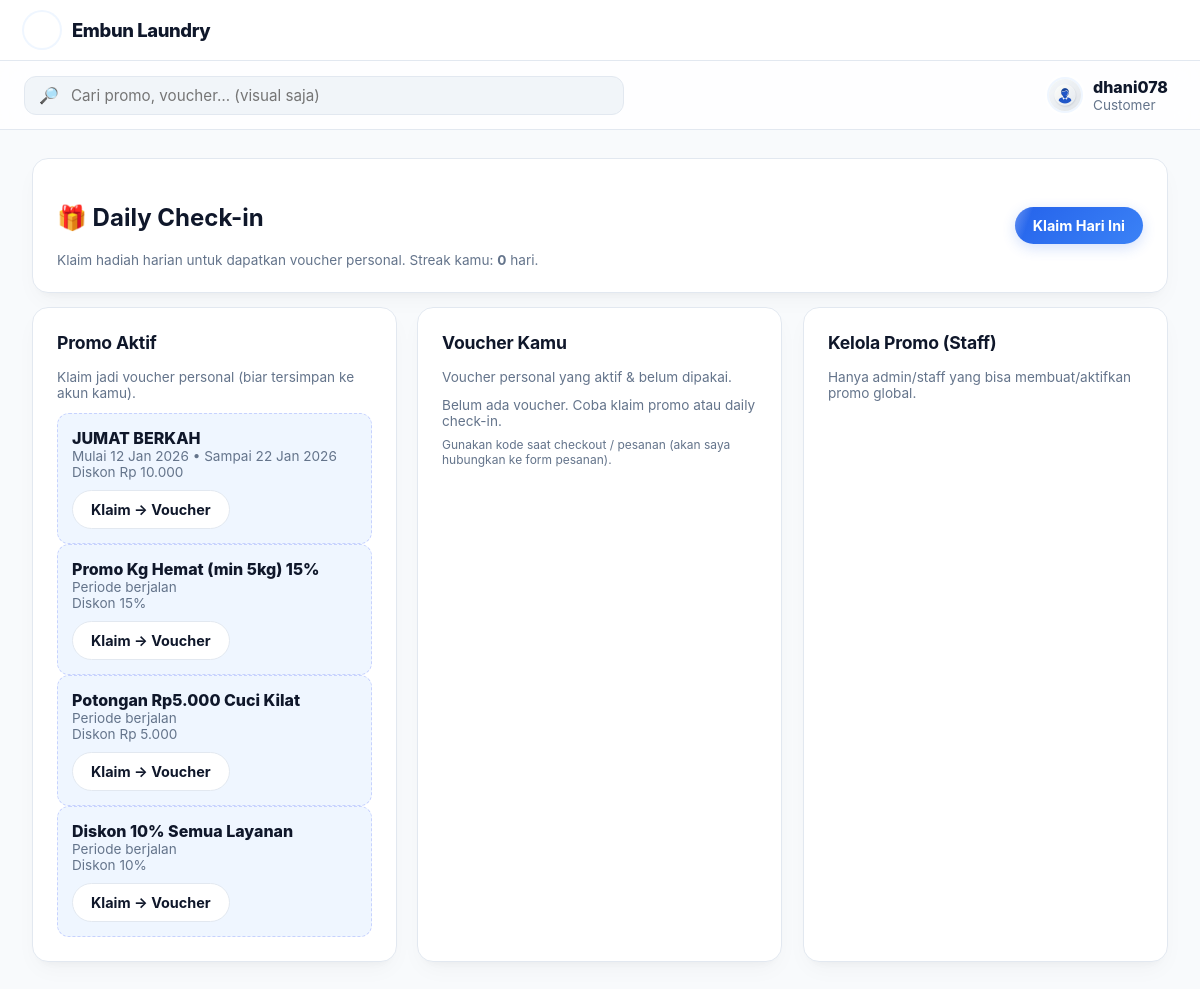
Page /promo.php (signed in) on the committed database.
### tables this page shows
CREATE TABLE `promos` (
  `id` int(11) NOT NULL,
  `name` varchar(120) NOT NULL,
  `type` enum('percent','fixed') NOT NULL DEFAULT 'percent',
  `value` int(11) NOT NULL DEFAULT 0,
  `service_id` int(11) DEFAULT NULL,
  `min_kg` int(11) NOT NULL DEFAULT 0,
  `is_active` tinyint(1) NOT NULL DEFAULT 1,
  `start_at` datetime DEFAULT NULL,
  `end_at` datetime DEFAULT NULL,
  `created_at` datetime NOT NULL DEFAULT current_timestamp()
);

### config.php (called while the page is built, shortened)
<?php
if (!function_exists('h')) {
  function h($s) { return htmlspecialchars($s ?? '', ENT_QUOTES, 'UTF-8'); }
}
if (!function_exists('rupiah')) {
  function rupiah($angka) { return 'Rp ' . number_format((float)$angka, 0, ',', '.'); }
}

### promo.php (the view, shortened to what this page needs)
<?php
require_once __DIR__ . '/config.php';
if (!function_exists('avatar_url_dash')) {
  function avatar_url_dash($uid){
    $base = 'uploads/avatars';
    foreach (['jpg','jpeg','png','webp'] as $ext){
      $p = __DIR__ . "/$base/$uid.$ext";
    }
    return 'img/avatar-placeholder.png';
  }
}
$AVATAR = avatar_url_dash((int)($_SESSION['user_id'] ?? 0));
$role       = $_SESSION['user_role'] ?? 'Customer';
$isStaff    = in_array($role, ['Admin','Owner','Staff'], true);
$userId     = (int)($_SESSION['user_id'] ?? 0);
$promosCols = [];
$hasPromos  = false;
if ($res=$mysqli->query("SHOW TABLES LIKE 'promos'")) {
  $hasPromos = $res->num_rows>0; $res->close();
}
if ($hasPromos) {
  if ($cr=$mysqli->query("SHOW COLUMNS FROM promos")){
    while($c=$cr->fetch_assoc()){ $promosCols[$c['Field']]=true; }
  }
}
$promos=[];
if ($hasPromos){
  $fields = [
    "id","name",
    (isset($promosCols['type'])  ? "type"  : "'flat' AS type"),
    (isset($promosCols['value']) ? "value" : "0 AS value"),
    (isset($promosCols['min_spend'])    ? "min_spend"    : "0 AS min_spend"),
    (isset($promosCols['max_discount']) ? "max_discount" : "0 AS max_discount"),
    (isset($promosCols['start_at'])     ? "start_at"     : "NULL AS start_at"),
    (isset($promosCols['end_at'])       ? "end_at"       : "NULL AS end_at"),
    (isset($promosCols['is_active'])    ? "is_active"    : "1 AS is_active"),
    (isset($promosCols['description'])  ? "description"  : "NULL AS description")
  ];
  $sql = "SELECT ".implode(',',$fields)." FROM promos";
  if (isset($promosCols['is_active'])) $sql .= " WHERE is_active=1";
  $sql .= " ORDER BY id DESC LIMIT 100";
  if ($rp=$mysqli->query($sql)) { while($r=$rp->fetch_assoc()) $promos[]=$r; $rp->close(); }
}
$today = (new DateTime('today'))->format('Y-m-d');
$st=$mysqli->prepare("SELECT 1 FROM daily_checkins WHERE user_id=? AND day=?");
$st->bind_param('is',$userId,$today); $st->execute(); $st->store_result(); $alreadyClaimed = $st->num_rows>0; $st->close();
$streak = 0;
$myVouchers=[];
?>
<!doctype html>
<html lang="id">
<head>
<link rel="stylesheet" href="assets/style.css"/>
</head>
<body>
<div class="wrap">
  <aside class="sidebar">
    <div>
      <div class="brand">
        <img src="img/Logo.png" alt="Embun Laundry" class="logo-img" width="36" height="36" decoding="async" fetchpriority="high"/>
        <div class="name">Embun Laundry</div>
      </div>
    </div>
  </aside>
  <section class="main">
    <div class="topbar">
      <div class="topbar-inner">
        <div class="search">🔎 <input type="text" placeholder="Cari promo, voucher… (visual saja)" disabled></div>
        <div class="user" id="userArea">
          <img src="<?= h($AVATAR) ?>" alt="Avatar" class="avatar-img" id="userMenuBtn" width="34" height="34" loading="lazy"/>
          <div>
            <div style="font-weight:800"><?= h($_SESSION['user_name']) ?></div>
            <div class="sub"><?= h($_SESSION['user_role']) ?></div>
          </div>
        </div>
      </div>
    </div>
    <div class="content">
      <div class="card hero">
        <div style="display:flex;justify-content:space-between;align-items:center;gap:12px;flex-wrap:wrap">
          <div>
            <h2>🎁 Daily Check-in</h2>
            <div class="sub">Klaim hadiah harian untuk dapatkan voucher personal. Streak kamu: <strong><?= (int)$streak ?></strong> hari.</div>
          </div>
          <form method="post">
            <button class="btn btn-primary" <?= $alreadyClaimed?'disabled':'' ?>><?= $alreadyClaimed?'Sudah diklaim':'Klaim Hari Ini' ?></button>
          </form>
        </div>
      </div>
      <div class="grid cards" style="margin-top:14px">
        <div class="card">
          <h3>Promo Aktif</h3>
          <div class="sub" style="margin:6px 0 12px">Klaim jadi voucher personal (biar tersimpan ke akun kamu).</div>
          <?php if(!$promos): ?>
            <div class="sub">Belum ada promo aktif.</div>
          <?php else: ?>
            <div class="vlist">
              <?php foreach($promos as $p):
                $type = strtolower($p['type']??'flat');
                $vTxt = $type==='percent' ? (int)$p['value'].'%' : rupiah((int)$p['value']);
                $desc = $p['description'] ?? '';
                $period = [];
                if (!empty($p['start_at'])) $period[]='Mulai '.date('d M Y', strtotime($p['start_at']));
                if (!empty($p['end_at']))   $period[]='Sampai '.date('d M Y', strtotime($p['end_at']));
                $periodTxt = $period ? implode(' • ', $period) : 'Periode berjalan';
              ?>
              <div class="voucher">
                <div style="display:flex;justify-content:space-between;gap:10px;align-items:center;flex-wrap:wrap">
                  <div>
                    <div style="font-weight:800"><?= h($p['name']) ?></div>
                    <div class="sub"><?= h($periodTxt) ?><?= $p['min_spend']? ' • Min. '.rupiah((int)$p['min_spend']):'' ?></div>
                    <div class="sub"><?= $desc ? h($desc) : 'Diskon '.h($vTxt) ?></div>
                  </div>
                  <form method="post">
                    <button class="btn">Klaim → Voucher</button>
                  </form>
                </div>
              </div>
              <?php endforeach; ?>
            </div>
          <?php endif; ?>
        </div>
        <div class="card">
          <h3>Voucher Kamu</h3>
          <div class="sub" style="margin:6px 0 12px">Voucher personal yang aktif & belum dipakai.</div>
          <?php if(!$myVouchers): ?>
            <div class="sub">Belum ada voucher. Coba klaim promo atau daily check-in.</div>
          <?php endif; ?>
          <div class="note" style="margin-top:8px">Gunakan kode saat checkout / pesanan (akan saya hubungkan ke form pesanan).</div>
        </div>
        <div class="card">
          <h3>Kelola Promo (Staff)</h3>
          <?php if(!$isStaff): ?>
            <div class="sub">Hanya admin/staff yang bisa membuat/aktifkan promo global.</div>
          <?php elseif(!$hasPromos): ?>
            <div class="sub">Tabel <strong>promos</strong> belum tersedia, atau skemanya berbeda. Buat tabel dulu, lalu refresh.</div>
          <?php endif; ?>
        </div>
      </div>
    </div>
  </section>
</div>
</body>
</html>

### rows in the picture
promos: name "JUMAT BERKAH", periodTxt "Mulai 12 Jan 2026 • Sampai 22 Jan 2026", vTxt "Rp 10.000"
promos: name "Promo Kg Hemat (min 5kg) 15%", periodTxt "Periode berjalan", vTxt "15%"
promos: name "Potongan Rp5.000 Cuci Kilat", periodTxt "Periode berjalan", vTxt "Rp 5.000"
promos: name "Diskon 10% Semua Layanan", periodTxt "Periode berjalan", vTxt "10%"

### other values in the picture
$_SESSION['user_name'] "dhani078"
$_SESSION['user_role'] "Customer"
$streak "0"
